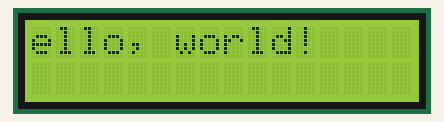
The sketch below on a simulated Arduino Uno, built with avr-gcc and run on an emulated ATmega328P. On the bench: 16×2 character LCD.

Above: at 0.11 s.
At 4.11 s:
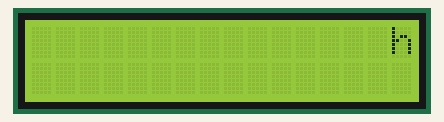
At 9.4 s:
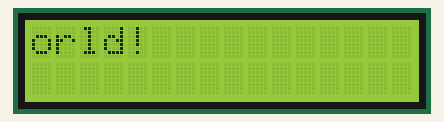
At 14.6 s:
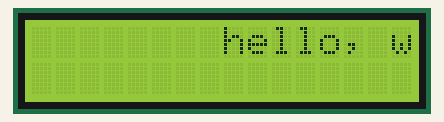
At 25.0 s:
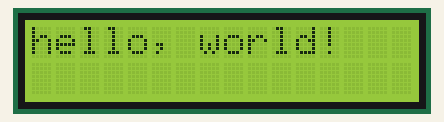
At 39.66 s:
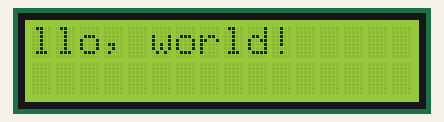

The sketch:

LCD16X2_2_2.ino
```cpp
// include the library code:
#include <LiquidCrystal.h>

// initialize the library with the numbers of the interface pins
LiquidCrystal lcd(12, 11, 5, 4, 3, 2);

void setup() {
  // set up the LCD's number of columns and rows:
  lcd.begin(16, 2);
  // Print a message to the LCD.
  lcd.print("hello, world!");
}

void loop() {
   // scroll 13 positions (string length) to the left
  // to move it offscreen left:
  for (int pCoun = 0; pCoun < 13; pCoun++) {
    // scroll one position left:
    lcd.scrollDisplayLeft();
    // wait a bit:
    delay(100);
  }

  // scroll 29 positions (string length + display length) to the right
  // to move it offscreen right:
  for (int pCoun = 0; pCoun < 29; pCoun++) {
    // scroll one position right:
    lcd.scrollDisplayRight();
    // wait a bit:
    delay(100);
  }
  // delay at the end of the full loop:
  delay(1000);

}
 
```

Measured:
- what the display in image 2 shows lasts 1.1 s, from 9.4 s to 10.5 s
